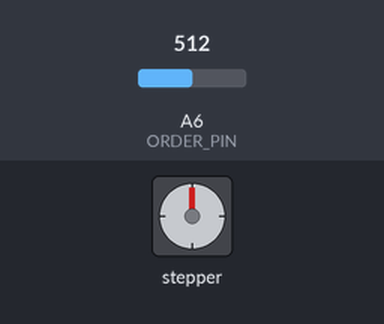
The sketch below on a simulated Arduino Nano, built with avr-gcc and run on an emulated ATmega328P. Shown: stepper motor. Inputs (shaded band) come from the test bench; at power-on: A6 (ORDER_PIN) = 512. Stepper angles assume 200 steps per turn.

Above: at 0.15 s.
At 1.2 s:
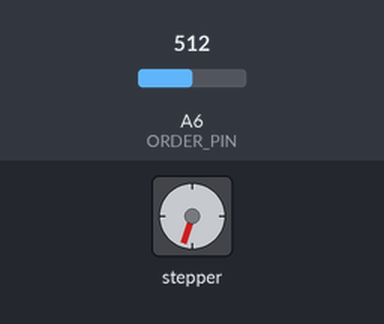
1.3 s: A6 (ORDER_PIN) set to 716
At 1.67 s:
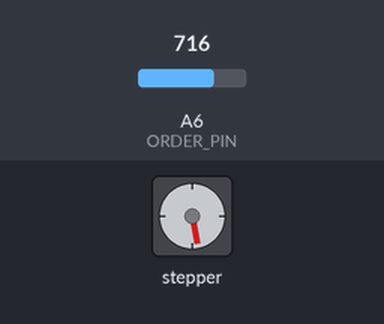
Timing chart, 0 to 13.3 s (numbered marks = the images above; inputs shaded):
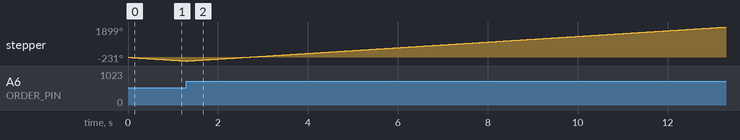

The sketch:

motor_speed.ino
```cpp
/*
 *   Basic example code for controlling a stepper with the AccelStepper library
 *   Revised 2025/jul/29, by Mikhail R, to allow bi-directional output
 *   Revised 2025/jul/30, by Mikhail R, for bipolar driver, and using PPR to set max rotation speed at 1rev/s
 *   Revised 2025/jul/31, by Mikhail R, returning to DRIVER mode, cuz bipolar/4wire setup is for no driver
 *
 *   by Dejan, https://howtomechatronics.com
 *//////////////////////////////////////////////////////////////////////////////

#include <AccelStepper.h>
// pins
#define PUL_PIN 8
#define DIR_PIN 10
#define ORDER_PIN A6
// numeric constants for fine-tuning
#define MIDPOINT 3*1024/5 // 1-3V CW, 3-5V CCW
#define PPR 400 // Steps per revolution (e.g. 200 for full-step, 400 for half-step)
#define MIN_STEP 1000 // in µs, eg. 1000us = a 2ms period, or 500Hz MaxSpeed
// Construct stepper motor
AccelStepper stepper1(AccelStepper::DRIVER, PUL_PIN, DIR_PIN);

void setup() {
  stepper1.setMaxSpeed(PPR); // Sets maximum rotation speed at 1rev/s
  stepper1.setMinPulseWidth(MIN_STEP); // otherwise step size is way too small
}

void loop() {
  stepper1.setSpeed( analogRead(ORDER_PIN) - MIDPOINT );
  stepper1.runSpeed(); // Step the motor with a constant speed previously set by setSpeed();
}
```
